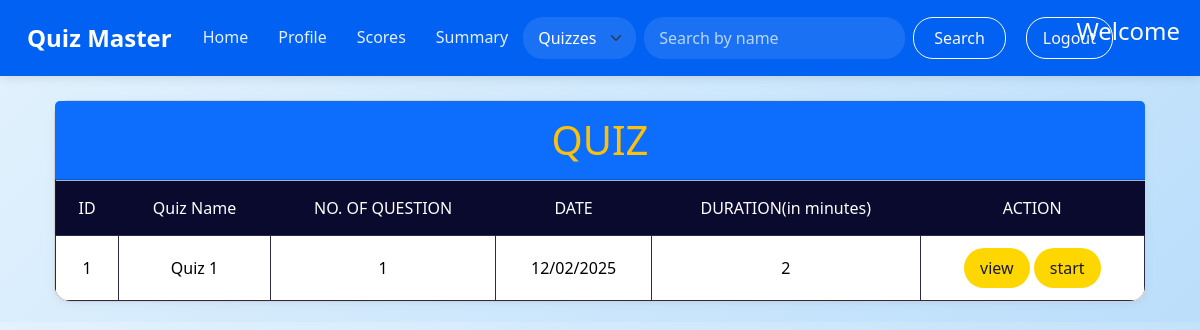
Page /search (signed in) on the committed database.
### models.py (models this page shows)
class User(db.Model):
    id = db.Column(db.Integer, primary_key = True)
    username = db.Column(db.String(50), unique = True, nullable = False)
    password_hash = db.Column(db.String(256),  nullable = False)
    full_name = db.Column(db.String(100), nullable=False, default='User')
    qualification = db.Column(db.String(255), nullable = True)
    dob = db.Column(db.String(20), nullable = True)
    is_admin = db.Column(db.Boolean, nullable = False, default = False)

class Quiz(db.Model):
    id = db.Column(db.Integer, primary_key = True)
    name = db.Column(db.String(255), nullable = False)
    no_of_question = db.Column(db.Integer, nullable = False)
    marks = db.Column(db.Integer, nullable = False)
    date = db.Column(db.DateTime, default=datetime.utcnow)
    time = db.Column(db.Integer, default=int(datetime.utcnow().timestamp()))
    remark = db.Column(db.String(255))
    chapter_id = db.Column(db.Integer, db.ForeignKey('chapter.id'), nullable=False)
    questions = db.relationship('Question', backref='quiz', lazy=True)

### controllers/routes.py (the view, shortened to what this page needs)
@app.route('/search')
@auth_requried
def search():
    user = User.query.get(session['user_id'])
    if not user:
        return redirect(url_for('login'))
    query = request.args.get('q', '')
    source = request.args.get('source', 'quiz')
    if user.is_admin:
        if source == 'subjects':
            subjects = Subject.query.filter(Subject.name.ilike(f"%{query}%")).all()
            return render_template('admin.html', subjects=subjects, user=user, source=source)
        elif source == 'quiz':
            quizzes = Quiz.query.filter(Quiz.name.ilike(f"%{query}%")).all()
            return render_template('quiz.html', quizzes=quizzes, user=user, source=source)
        elif source == 'users':
            users = User.query.filter(User.username.ilike(f"%{query}%")).all()
            return render_template('user_data.html', users=users, user=user, source=source)
    else:
        if source == 'subjects':
            quizzes = Quiz.query.join(
                Chapter, Quiz.chapter_id == Chapter.id
            ).join(
                Subject, Chapter.subject_id == Subject.id
            ).filter(
                Subject.name.ilike(f"%{query}%")
            ).all()
            return render_template('index.html', quizzes=quizzes, user=user, source=source)
        elif source == 'quiz':
            quizzes = Quiz.query.filter(Quiz.name.ilike(f"%{query}%")).all()
            return render_template('index.html', quizzes=quizzes, user=user, source=source)

### controllers/routes.py (called while the page is built)
def auth_requried(func):
    @wraps(func)
    def inner(*args, **kwargs):
        if 'user_id' in session:
            return func(*args, **kwargs)
        else:
            flash('You need to be logged in to access this page')
            return redirect(url_for('login'))
    return inner

### templates/index.html (shortened to what this page needs)
{% extends 'layout.html' %}
{% block content %}
<div class="container mt-4">
    <div class="card">
        <div class="card-header bg-primary text-center">
            <h1 class="text-warning mb-0">QUIZ</h1>
        </div>
        <div class="card-body p-0">
            <div class="table-responsive">
                <table class="table table-bordered table-hover mb-0">
                    <thead class="table-primary">
                        <tr>
                            <th>ID</th>
                            <th>Quiz Name</th>
                            <th>NO. OF QUESTION</th>
                            <th>DATE</th>
                            <th>DURATION(in minutes)</th>
                            <th>ACTION</th>
                        </tr>
                    </thead>
                    <tbody>
                        {% for quiz in quizzes %}
                        <tr>
                            <td>{{ loop.index }}</td>
                            <td>{{ quiz.name }}</td>
                            <td>{{ quiz.no_of_question }}</td>
                            <td>{{ quiz.date.strftime('%d/%m/%Y') }}</td>
                            <td>{{ quiz.time }}</td>
                            <td>
                                <a href="{{ url_for('view_quiz', id=quiz.id) }}" class="btn btn-warning">view</a>
                                <a href="{{ url_for('start_quiz', id=quiz.id) }}" class="btn btn-success">start</a>
                            </td>
                        </tr>
                        {% endfor %}
                    </tbody>
                </table>
            </div>
        </div>
    </div>
</div>
{% endblock %}

### templates/navbar.html (shortened to what this page needs)
<nav class="navbar navbar-expand-lg bg-body-tertiary">
    <div class="container-fluid">
        <a class="navbar-brand" href="/">Quiz Master</a>
        <div class="collapse navbar-collapse" id="navbarSupportedContent">
            <ul class="navbar-nav me-auto mb-2 mb-lg-0">
                {% if 'user_id' in session %}
                <li class="nav-item">
                    <a class="nav-link" href="{{ url_for('home') }}">Home</a>
                </li>
                <li class="nav-item">
                    <a class="nav-link" href="{{ url_for('profile') }}">Profile</a>
                </li>
                {% if user and user.is_admin %}
                <li class="nav-item">
                    <a class="nav-link" href="{{ url_for('quiz_management') }}">Quiz Management</a>
                </li>
                <li class="nav-item">
                    <a class="nav-link" href="{{ url_for('summary') }}">Summary</a>
                </li>
                <li class="nav-item">
                    <a class="nav-link" href="{{ url_for('user_data') }}">User Data</a>
                </li>
                {% else %}
                <li class="nav-item">
                    <a class="nav-link" href="{{ url_for('score') }}">Scores</a>
                </li>
                <li class="nav-item">
                    <a class="nav-link" href="{{ url_for('user_summary') }}">Summary</a>
                </li>
                {% endif %}
                <form class="d-flex" method="GET" action="{{ url_for('search') }}">
                    <select class="form-select me-2" name="source" style="width: auto;">
                        {% if user.is_admin %}
                        <option value="users" {% if source=='users' %}selected{% endif %}>Users</option>
                        <option value="subjects" {% if source=='subjects' %}selected{% endif %}>Subjects</option>
                        <option value="quiz" {% if source=='quiz' %}selected{% endif %}>Quizzes</option>
                        {% else %}
                        <option value="quiz" {% if source=='quiz' %}selected{% endif %}>Quizzes</option>
                        {% endif %}
                    </select>
                    <input class="form-control me-2" type="search" placeholder="Search by name" name="q"
                        value="{{ request.args.get('q', '') }}">
                    <button class="btn btn-outline-light" type="submit">Search</button>
                </form>
                <a href="{{ url_for('logout') }}" class="btn btn-logout">Logout</a>
                <h4 class="welcome-message">
                    {% if user.is_admin %}
                    Welcome Admin
                    {% else %}
                    Welcome {{ user.full_name }}
                    {% endif %}
                </h4>
                {% endif %}
            </ul>
        </div>
    </div>
</nav>

### templates/index.html (style rules this page uses)
body { background: linear-gradient(135deg, #E3F2FD, #BBDEFB); font-family: 'Segoe UI', system-ui, sans-serif; }
.card { background-color: white; border-radius: 15px; margin: 20px 0; box-shadow: 0 2px 10px rgba(0, 0, 0, 0.05); }
.card-header { background-color: #0061F2; color: white; padding: 15px; border-radius: 15px 15px 0 0; text-align: center; }
.table-responsive { border-radius: 0 0 15px 15px; overflow: hidden; }
.table { margin-bottom: 0; background: #1A1A2E; color: white; }
.table th { background: #0A0A2E; color: white; padding: 15px; border: none; font-weight: 500; text-align: center; }
.table td { padding: 12px 15px; border: 1px solid #2A2A4A; text-align: center; vertical-align: middle; }
.btn { border-radius: 20px; padding: 8px 16px; font-weight: 500; transition: transform 0.2s; }
.btn-warning { background-color: #FFD700; color: #1A1A2E; border: none; }
.btn-success { background-color: #FFD700; color: #1A1A2E; border: none; }

### templates/navbar.html (style rules this page uses)
.navbar { background-color: #0061F2 !important; padding: 15px 0; box-shadow: 0 2px 10px rgba(0, 0, 0, 0.1); }
.navbar-brand { color: white !important; font-size: 24px; font-weight: 600; padding-left: 15px; }
.nav-link { color: rgba(255, 255, 255, 0.9) !important; font-weight: 500; padding: 8px 15px !important; border-radius: 20px; transition: all 0.3s ease; }
.form-select { border-radius: 20px; padding: 8px 15px; padding-right: 35px; border: none; background-color: rgba(255, 255, 255, 0.1); color: white; }
.form-select option { background-color: #0061F2; color: white; }
.form-control { border-radius: 20px; padding: 8px 15px; border: none; background-color: rgba(255, 255, 255, 0.1); color: white; }
.form-control::placeholder { color: rgba(255, 255, 255, 0.7) !important; }
.btn-outline-light { border-radius: 20px; padding: 8px 20px; font-weight: 500; transition: all 0.3s ease; }
.btn-logout { color: #fff8f8; border: none; border-radius: 20px; border: 1px solid #ffffff; padding: 8px 16px; margin: 0 20px; font-weight: 500; text-decoration: none; }
.welcome-message { position: absolute; right: 20px; color: white; font-weight: 500; }

### rows in the picture
User: source "Quizzes"
Quiz: name "Quiz 1", no_of_question "1", date "12/02/2025", time "2"
